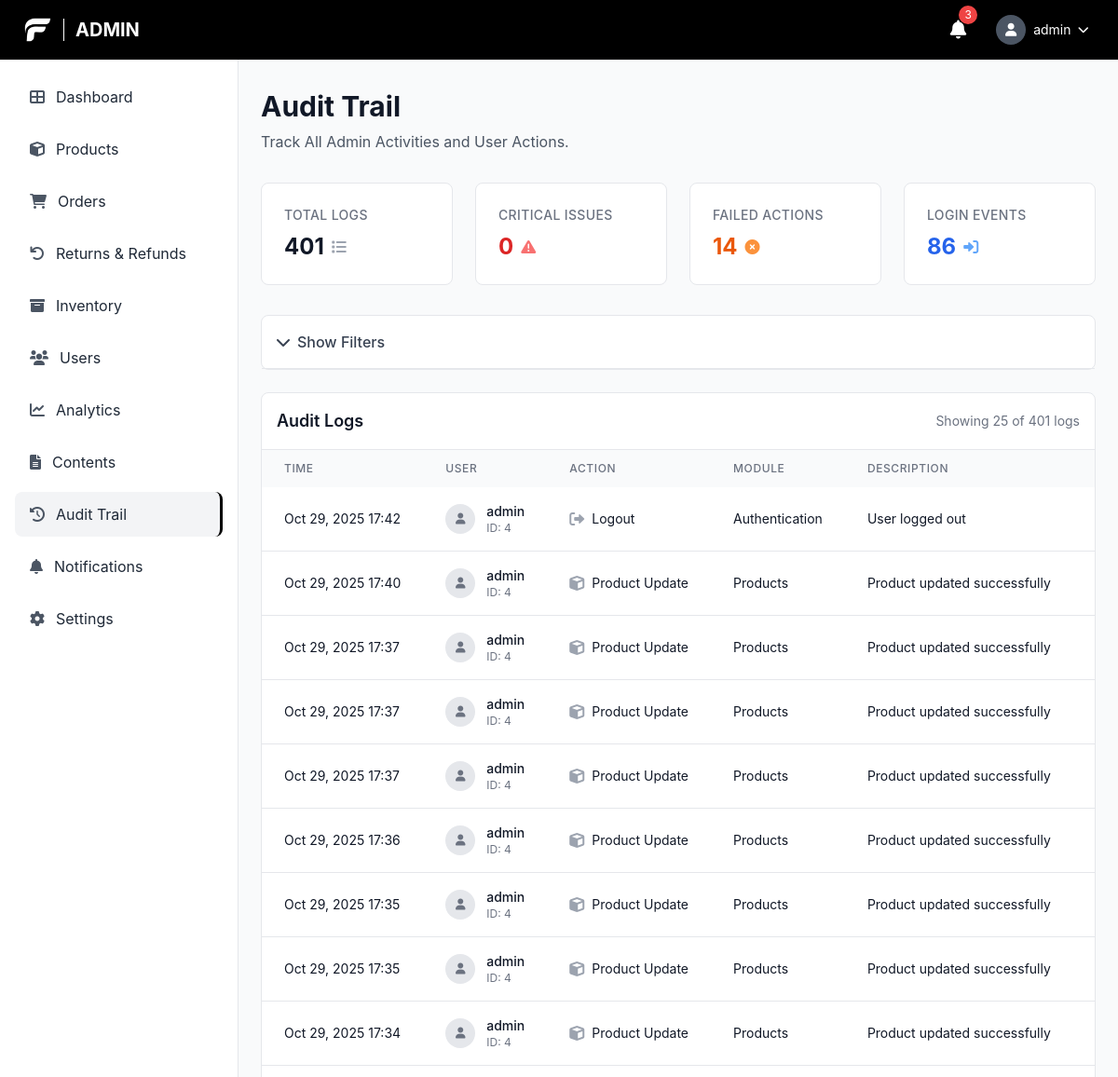
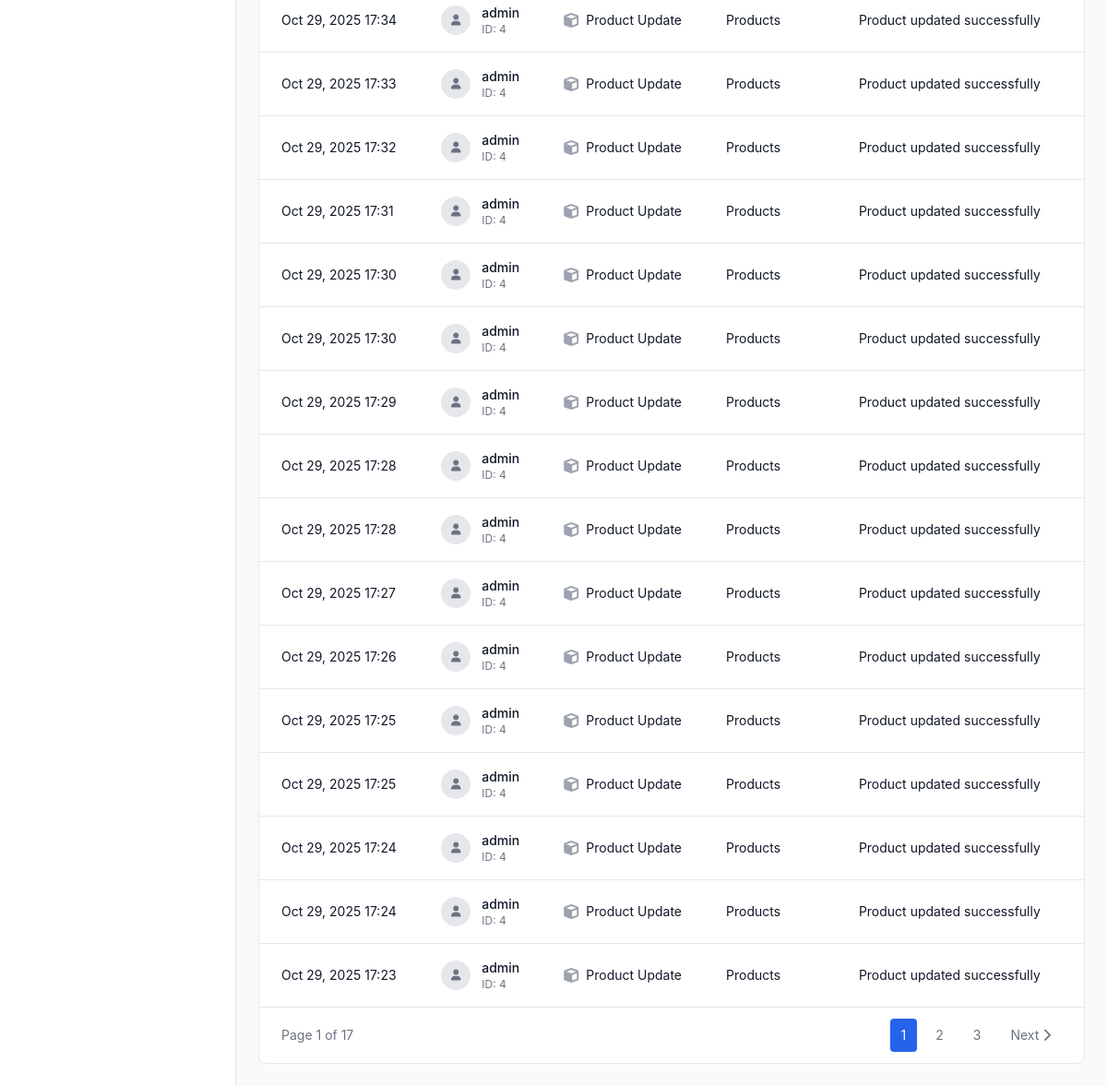
/admin/audit_logs.php (signed in), run on an earlier commit of the app's database (2 pictures, top to bottom).
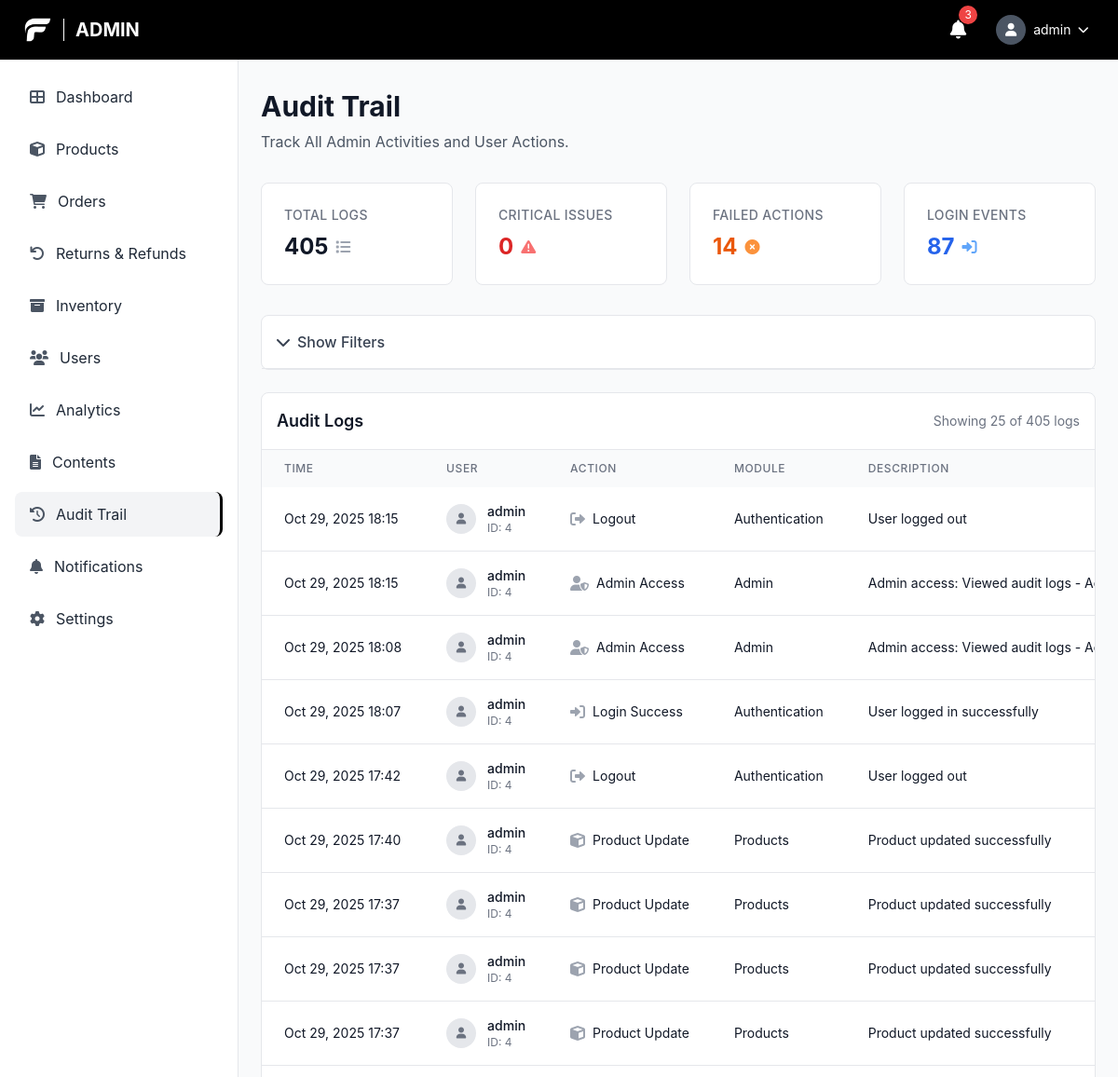
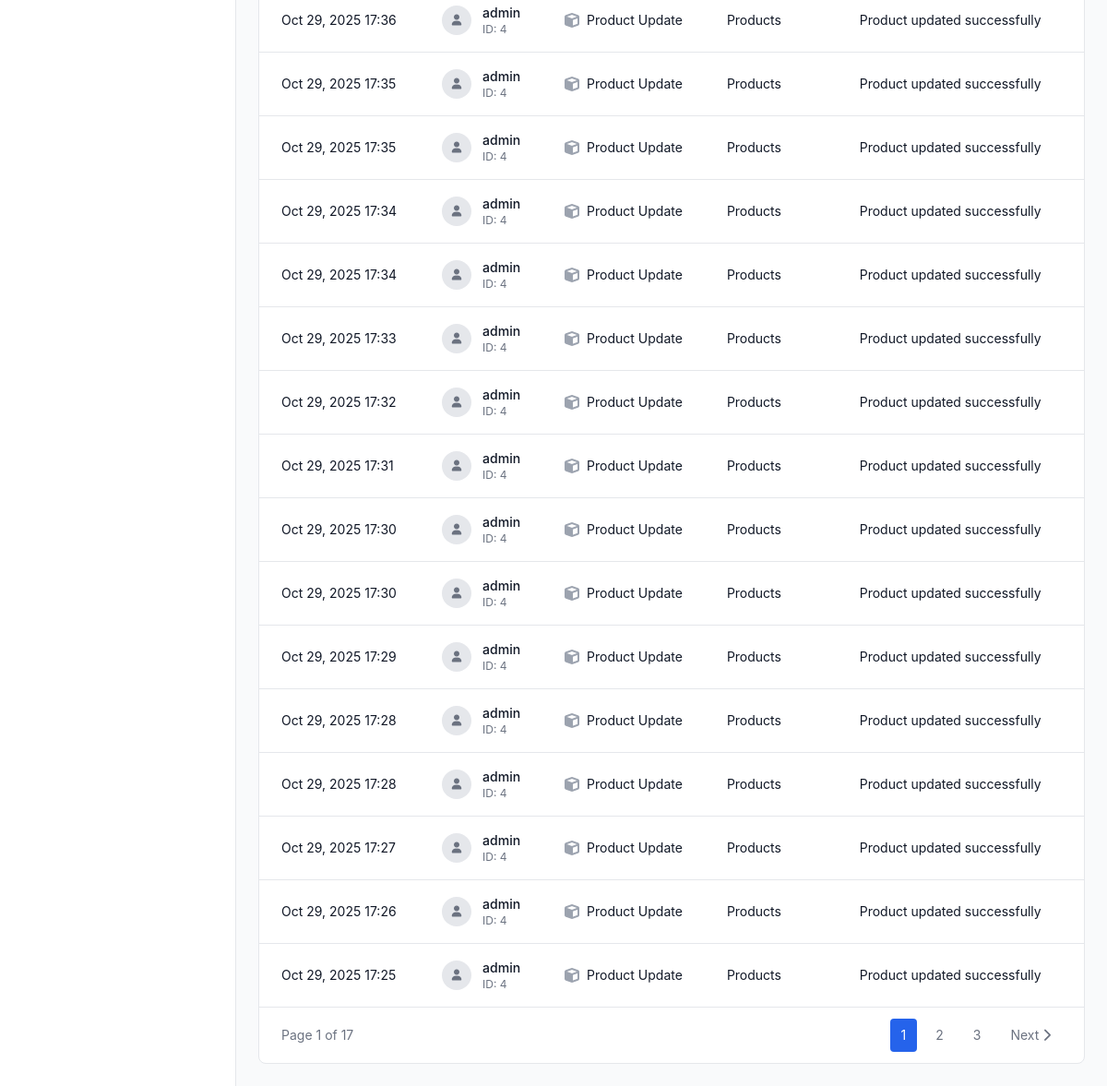
And on a later commit of the database (2 pictures, top to bottom).
### tables this page shows
CREATE TABLE `audit_logs` (
  `audit_id` bigint(20) UNSIGNED NOT NULL,
  `user_id` bigint(20) UNSIGNED DEFAULT NULL COMMENT 'ID of the user who performed the action',
  `username` varchar(100) DEFAULT NULL COMMENT 'Username for quick reference',
  `action_type` enum('login_success','login_failed','logout','password_change','password_reset_request','password_reset_complete','profile_update','user_create','user_update','user_delete','user_status_change','product_create','product_update','product_delete','product_status_change','inventory_adjustment','order_create','order_update','order_status_change','order_cancel','order_refund','payment_process','payment_refund','promo_create','promo_update','promo_delete','promo_status_change','category_create','category_update','category_delete','subcategory_create','subcategory_update','subcategory_delete','shipping_fee_update','system_settings_change','admin_access','data_export','data_import','content_create','content_update','content_delete','content_archive','content_publish','other') NOT NULL COMMENT 'Type of action performed',
  `module` varchar(50) NOT NULL COMMENT 'Module/feature where action occurred (e.g., users, products, orders)',
  `description` text NOT NULL COMMENT 'Detailed description of the action',
  `old_values` longtext DEFAULT NULL COMMENT 'JSON of old values before change',
  `new_values` longtext DEFAULT NULL COMMENT 'JSON of new values after change',
  `ip_address` varchar(45) DEFAULT NULL COMMENT 'IP address of the user',
  `user_agent` text DEFAULT NULL COMMENT 'User agent string',
  `reference_id` bigint(20) UNSIGNED DEFAULT NULL COMMENT 'ID of the record being modified (e.g., product_id, order_id)',
  `reference_type` varchar(50) DEFAULT NULL COMMENT 'Type of reference (e.g., product, order, user)',
  `severity` enum('low','medium','high','critical') NOT NULL DEFAULT 'low' COMMENT 'Severity level of the action',
  `status` enum('success','failed','warning') NOT NULL DEFAULT 'success' COMMENT 'Status of the action',
  `created_at` timestamp NOT NULL DEFAULT current_timestamp()
);

### config/database.php (called while the page is built, shortened)
<?php
function getDBConnection() {
    try {
        $pdo = new PDO(
            "mysql:host=" . DB_HOST . ";dbname=" . DB_NAME . ";charset=utf8mb4",
            DB_USER,
            DB_PASS,
            [
                PDO::ATTR_ERRMODE => PDO::ERRMODE_EXCEPTION,
                PDO::ATTR_DEFAULT_FETCH_MODE => PDO::FETCH_ASSOC,
                PDO::ATTR_EMULATE_PREPARES => false
            ]
        );
        return $pdo;
    } catch (PDOException $e) {
        die("Database connection failed: " . $e->getMessage());
    }
}
?>

### config/audit_logger.php (called while the page is built, shortened)
<?php
require_once __DIR__ . '/database.php';
class AuditLogger {
    private $pdo;
    public function __construct() {
        $this->pdo = getDBConnection();
    }
    public function getLogs($filters = [], $limit = 50, $offset = 0) {
        $whereConditions = [];
        $params = [];
        $whereClause = !empty($whereConditions) ? 'WHERE ' . implode(' AND ', $whereConditions) : '';
        $sql = "
            SELECT al.*, u.username as user_username, u.email as user_email
            FROM audit_logs al
            LEFT JOIN users u ON al.user_id = u.user_id
            {$whereClause}
            ORDER BY al.created_at DESC
            LIMIT ? OFFSET ?
        ";
        $params[] = $limit;
        $params[] = $offset;
        $stmt = $this->pdo->prepare($sql);
        $stmt->execute($params);
        return $stmt->fetchAll();
    }
}
?>

### admin/audit_logs.php (the view, shortened to what the rows shown need)
<?php
require_once '../config/database.php';
require_once '../config/audit_logger.php';
$auditLogger = new AuditLogger();
$auditLogger->logAdminAccess('Viewed audit logs', 'Accessed audit trail page');
$filters = [
    'user_id' => $_GET['user_id'] ?? '',
    'action_type' => $_GET['action_type'] ?? '',
    'module' => $_GET['module'] ?? '',
    'severity' => $_GET['severity'] ?? '',
    'date_from' => $_GET['date_from'] ?? '',
    'date_to' => $_GET['date_to'] ?? '',
    'search' => $_GET['search'] ?? ''
];
$filters = array_filter($filters, function($value) {
    return $value !== '';
});
$page = max(1, (int)($_GET['page'] ?? 1));
$limit = 25;
$offset = ($page - 1) * $limit;
$logs = $auditLogger->getLogs($filters, $limit, $offset);
function getActionTypeIcon($actionType) {
    if (strpos($actionType, 'login') !== false) return 'fas fa-sign-in-alt';
    if (strpos($actionType, 'logout') !== false) return 'fas fa-sign-out-alt';
    if (strpos($actionType, 'product') !== false) return 'fas fa-cube';
    if (strpos($actionType, 'admin') !== false) return 'fas fa-user-shield';
    return 'fas fa-circle';
}
?>
<!DOCTYPE html>
<html lang="en">
<head>
    <script src="https://cdn.tailwindcss.com"></script>
    <link href="https://cdnjs.cloudflare.com/ajax/libs/font-awesome/6.0.0/css/all.min.css" rel="stylesheet">
    <link rel="stylesheet" href="../css/style.css">
</head>
<body class="font-body bg-gray-50">
    <header class="bg-black text-white fixed top-0 left-0 right-0 z-50 h-16 flex items-center justify-between px-6">
        <div class="flex items-center space-x-3">
            <h1 class="text-xl font-bold uppercase">Admin</h1>
        </div>
    </header>
    <main class="ml-64 pt-16 pb-6 px-6 pt-24">
        <div class="mb-8">
            <h1 class="text-3xl font-bold text-gray-900 mb-2">Audit Trail</h1>
        </div>
        <div class="bg-white rounded-lg border border-gray-200 overflow-hidden">
            <?php if (empty($logs)): ?>
                <div class="text-center py-12">
                    <i class="fas fa-history text-4xl text-gray-300 mb-4"></i>
                    <p class="text-gray-500 text-lg">No audit logs found</p>
                    <p class="text-gray-400 text-sm">Try adjusting your filters or check back later</p>
                </div>
            <?php else: ?>
                <div class="overflow-x-auto">
                    <table class="w-full">
                        <thead class="bg-gray-50">
                            <tr>
                                <th class="px-6 py-3 text-left text-xs font-medium text-gray-500 uppercase tracking-wider">Time</th>
                                <th class="px-6 py-3 text-left text-xs font-medium text-gray-500 uppercase tracking-wider">User</th>
                                <th class="px-6 py-3 text-left text-xs font-medium text-gray-500 uppercase tracking-wider">Action</th>
                                <th class="px-6 py-3 text-left text-xs font-medium text-gray-500 uppercase tracking-wider">Module</th>
                                <th class="px-6 py-3 text-left text-xs font-medium text-gray-500 uppercase tracking-wider">Description</th>
                                <th class="px-6 py-3 text-left text-xs font-medium text-gray-500 uppercase tracking-wider">Severity</th>
                            </tr>
                        </thead>
                        <tbody class="bg-white divide-y divide-gray-200">
                            <?php foreach ($logs as $log): ?>
                                <tr class="log-row">
                                    <td class="px-6 py-4 whitespace-nowrap text-sm text-gray-900">
                                        <?php echo date('M j, Y H:i', strtotime($log['created_at'])); ?>
                                    </td>
                                    <td class="px-6 py-4 whitespace-nowrap">
                                        <div class="flex items-center">
                                            <div class="w-8 h-8 bg-gray-200 rounded-full flex items-center justify-center mr-3">
                                                <i class="fas fa-user text-gray-500 text-xs"></i>
                                            </div>
                                            <div>
                                                <div class="text-sm font-medium text-gray-900">
                                                    <?php echo htmlspecialchars($log['username'] ?: 'System'); ?>
                                                </div>
                                                <div class="text-xs text-gray-500">
                                                    ID: <?php echo $log['user_id'] ?: 'N/A'; ?>
                                                </div>
                                            </div>
                                        </div>
                                    </td>
                                    <td class="px-6 py-4 whitespace-nowrap">
                                        <div class="flex items-center">
                                            <i class="<?php echo getActionTypeIcon($log['action_type']); ?> text-gray-400 mr-2"></i>
                                            <span class="text-sm text-gray-900">
                                                <?php echo ucwords(str_replace('_', ' ', $log['action_type'])); ?>
                                            </span>
                                        </div>
                                    </td>
                                    <td class="px-6 py-4 whitespace-nowrap text-sm text-gray-900">
                                        <?php echo ucwords(str_replace('_', ' ', $log['module'])); ?>
                                    </td>
                                    <td class="px-6 py-4 text-sm text-gray-900 max-w-xs truncate">
                                        <?php echo htmlspecialchars($log['description']); ?>
                                    </td>
                                    <td class="px-6 py-4 whitespace-nowrap">
                                    </td>
                                </tr>
                            <?php endforeach; ?>
                        </tbody>
                    </table>
                </div>
            <?php endif; ?>
        </div>
    </main>
</body>
</html>

What changed in the data, as far as the page shows it:
no longer on this page (row unchanged): audit_logs: created_at "Oct 29, 2025 17:25", username "admin", user "4", action_type "Product Update", module "Products", description "Product updated successfully"
no longer on this page (row unchanged): audit_logs: created_at "Oct 29, 2025 17:24", username "admin", user "4", action_type "Product Update", module "Products", description "Product updated successfully"
no longer on this page (row unchanged): audit_logs: created_at "Oct 29, 2025 17:24", username "admin", user "4", action_type "Product Update", module "Products", description "Product updated successfully"
no longer on this page (row unchanged): audit_logs: created_at "Oct 29, 2025 17:23", username "admin", user "4", action_type "Product Update", module "Products", description "Product updated successfully"
added audit_logs: created_at "Oct 29, 2025 18:15", username "admin", user "4", action_type "Logout", module "Authentication", description "User logged out"
added audit_logs: created_at "Oct 29, 2025 18:15", username "admin", user "4", action_type "Admin Access", module "Admin", description "Admin access: Viewed audit logs - Acc…"
added audit_logs: created_at "Oct 29, 2025 18:08", username "admin", user "4", action_type "Admin Access", module "Admin", description "Admin access: Viewed audit logs - Acc…"
added audit_logs: created_at "Oct 29, 2025 18:07", username "admin", user "4", action_type "Login Success", module "Authentication", description "User logged in successfully"
Also different on the page:
$stats['total_logs']: "401" → "405"
$stats['login_logs']: "86" → "87"
$totalLogs: "401" → "405"
